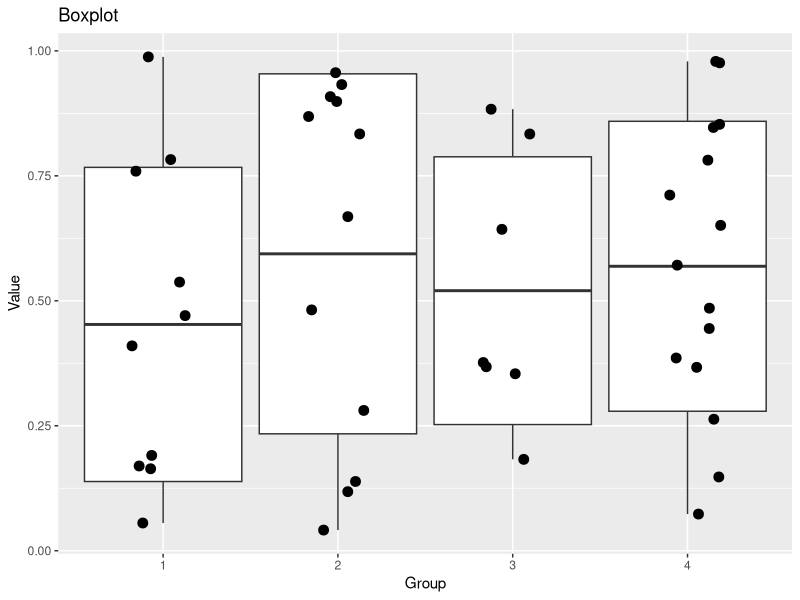

Here is the R script that generated this plot:
## ---- chunk 1
# make this an external chunk that can be included in any file
library(knitr)
options(width = 72)
opts_chunk$set(message = F, error = F, warning = F, comment = NA, fig.align = 'center', dpi = 100, tidy = F, cache.path = '.cache/', fig.path = 'figure/')

options(xtable.type = 'html')
knit_hooks$set(inline = function(x) {
  if(is.numeric(x)) {
    round(x, getOption('digits'))
  } else {
    paste(as.character(x), collapse = ', ')
  }
})
knit_hooks$set(plot = knitr:::hook_plot_html)
## ---- chunk 2
library(ggplot2)
 
# create fictitious data
a <- runif(10)
b <- runif(12)
c <- runif(7)
d <- runif(15)
 
# data groups
group <- factor(rep(1:4, c(10, 12, 7, 15)))
 
# dataframe
mydata <- data.frame(c(a,b,c,d), group)
names(mydata) <- c("value", "group")
 
# function for computing mean, DS, max and min values
min.mean.sd.max <- function(x) {
  r <- c(min(x), mean(x) - sd(x), mean(x), mean(x) + sd(x), max(x))
  names(r) <- c("ymin", "lower", "middle", "upper", "ymax")
  r
}
 
# ggplot code
p1 <- ggplot(aes(y = value, x = factor(group)), data = mydata)
p1 <- p1 + stat_summary(fun.data = min.mean.sd.max, geom = "boxplot") + geom_jitter(position=position_jitter(width=.2), size=3) + ggtitle("Boxplot") + xlab("Group") + ylab("Value")

p1

